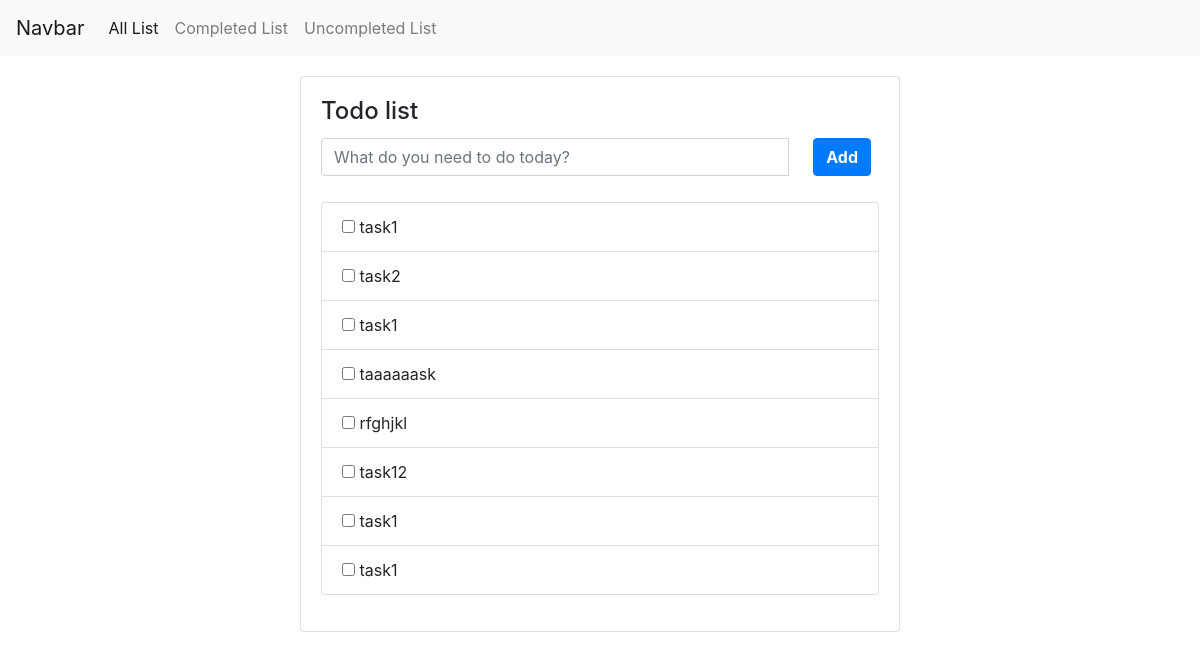
/ToDoList, run on an earlier commit of the app's database.
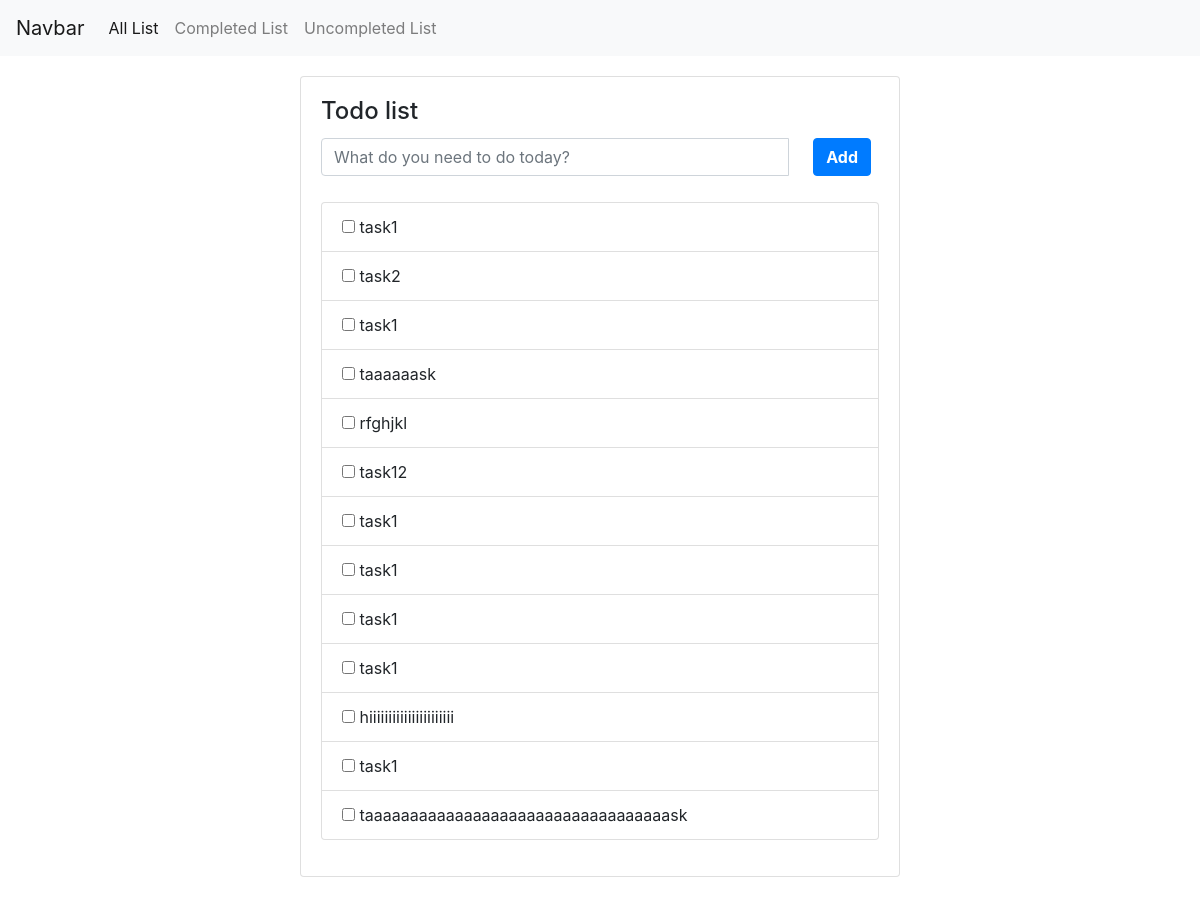
And on a later commit of the database.
### ToDoList/models.py (models this page shows, shortened)
class TodoList(models.Model):
	Task=models.CharField(max_length=255)
	Completed=models.BooleanField(default=False)

### ToDoList/views.py (the view)
# urls.py: path('',views.index,name='index'),
def index(request):
	form= ToDoForm()
	AllList=TodoList.objects.all()
	context={'ToDoForm':form,'List':AllList}
	return render(request, "ToDo/index.html",context)

### ToDoList/forms.py
class ToDoForm(forms.Form):
	Task=forms.CharField(max_length=100,widget=forms.TextInput(
		attrs={'class':'form-control input-lg mb-3','placeholder':'What do you need to do today?','id':'Item_input'}
	))

### ToDoList/templates/ToDo/index.html (shortened to what this page needs)
{% extends "ToDo/layout.html" %}
{% load static %}
{% block style %}
	<link rel="stylesheet" type="text/css" href="{% static 'ToDo/style.css' %}">
{% endblock %}
{% block content%}
	<div class="container">
		<div class="row">
			<div class="col-lg-12">
				<div class="card" id="list">
					 <div class="card-body">
					 	<h4 class="card-title"> Todo list</h4>
					 	<div class="add-items">
					 		<form action="#" method="POST" role="form" class="form-inline" id="addItemsForm">
								 <div class="input-group  todo-list-input">
								 	 {{ ToDoForm.Task }}
								 	  <span class="input-group-btn">
								 	 	<button class="add btn btn-primary  font-weight-bold mb-3 ml-4">Add</button>
								 	 </span>
							 	 </div>
						 	</form>
					 	</div>
					 	<div>
					 		<ul id="allList">
					 			{% for item in List %}
						 			<li class="list-group-item">
						 				<div class="form-check items">
						 					{% if item.Completed %}
						 				  		<label class="form-check-label" style="text-decoration: line-through;">
						 				  			<input class="checkbox" checked="true" class="form-check-input" type="checkbox" id="{{ item.id }}">
						 				  	{% else %}
						 				  		<label class="form-check-label">
						 				  			<input class="checkbox"  class="form-check-input" type="checkbox" id="{{ item.id }}">
						 				  	{% endif %}
						 				  		 	{{ item.Task }}
						 				  </label>
						 				</div>
						 			</li>
					 			{% empty %}
					 				<div>No Tasks added yet! </div>
					 			{% endfor %}
					 		</ul>
					 	</div>
					 </div>
				</div>
			</div>
		</div>
	</div>
{% endblock%}

What changed in the data, as far as the page shows it:
added TodoList: Task "task1"
added TodoList: Task "task1"
added TodoList: Task "hiiiiiiiiiiiiiiiiiiiiii"
added TodoList: Task "task1"
added TodoList: Task "taaaaaaaaaaaaaaaaaaaaaaaaaaaaaaaaaask"
